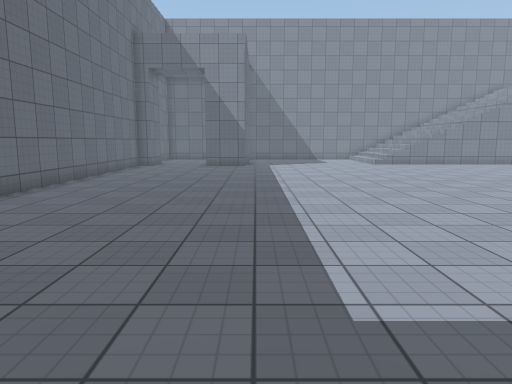
view 1 (above)

21 first-person views from a walk through a scene from a Unity 3-D project. The camera is 1.4 m above the floor, tilts 8° down and sees 70° across. The floor is counted in squares, 1 m on a side. Each view is taken from the middle of a square. On the plan, view 1 faces up. The plan holds only what a view shows up to about 16 squares ahead; the rest is blank. The player character is not drawn. Surface patterns are stand-ins for the level's own textures.

view 2
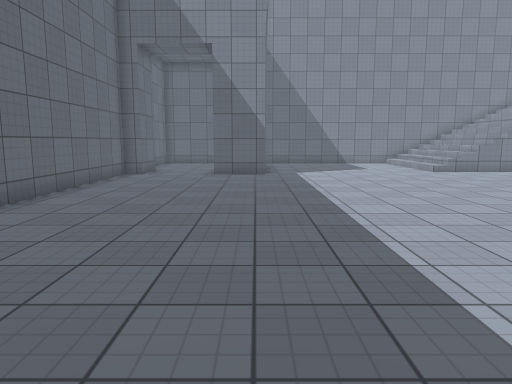

view 3
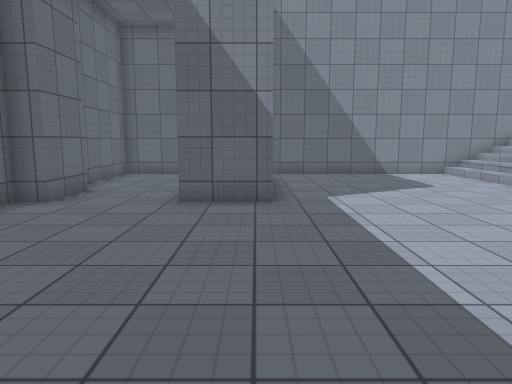

view 4
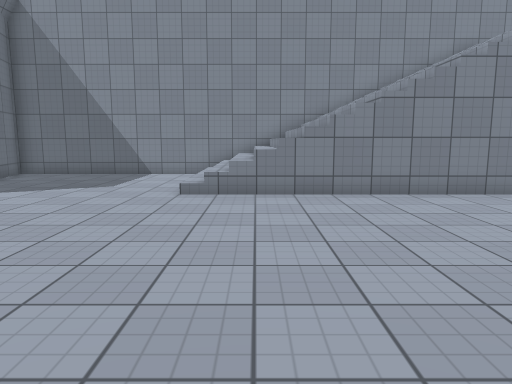

view 5
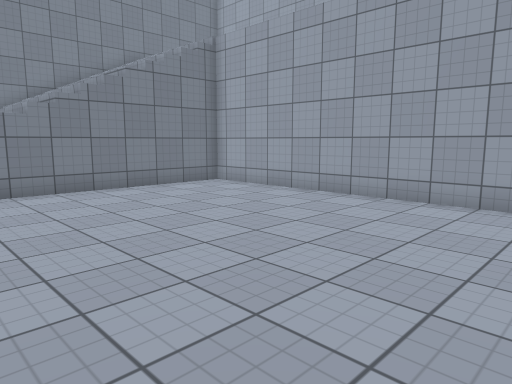

view 6
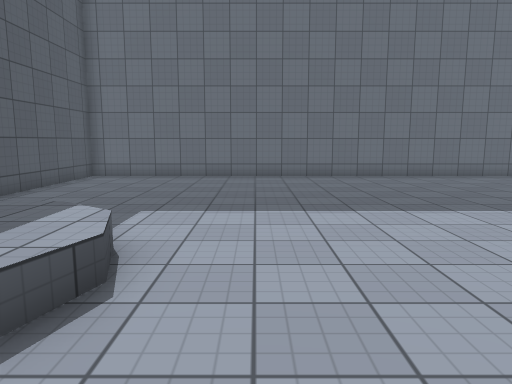

view 7
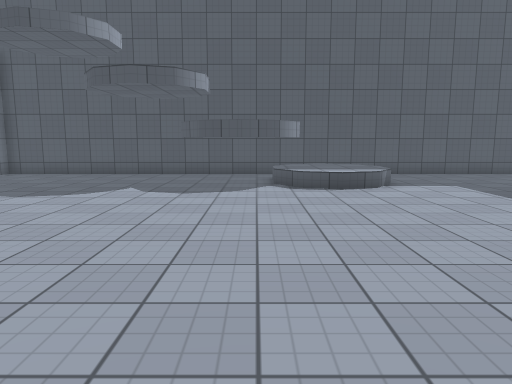

view 8
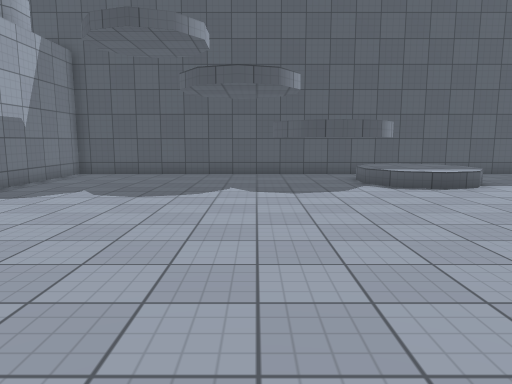

view 9
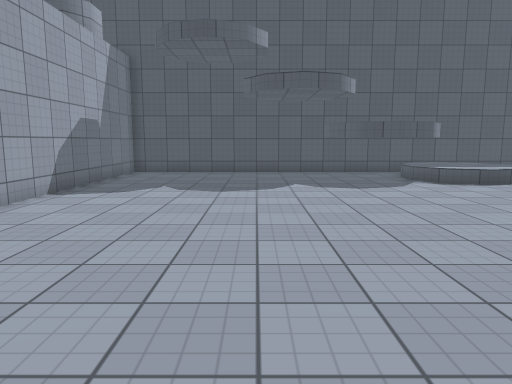

view 10
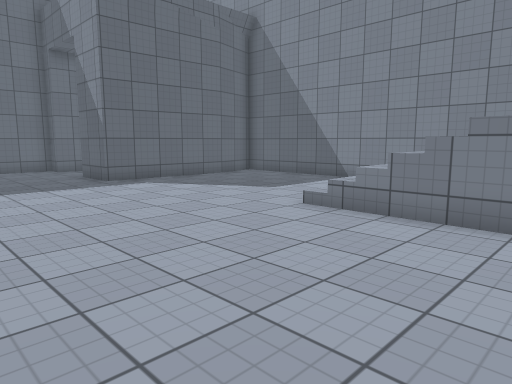

view 11
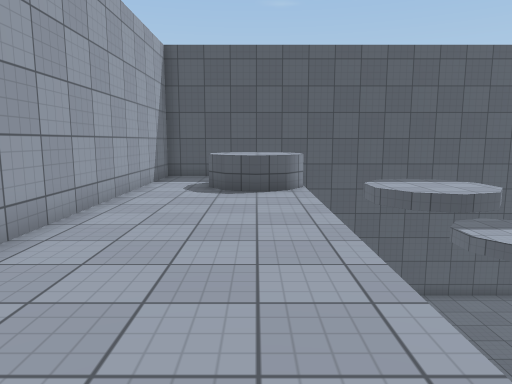

view 12
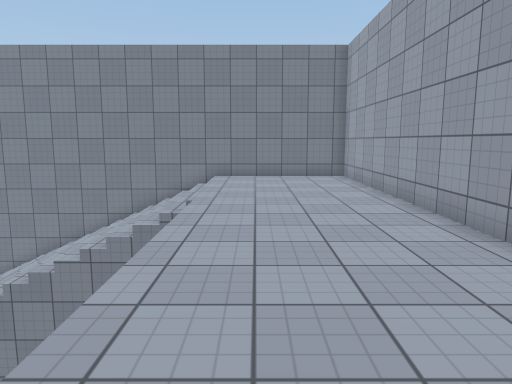

view 13
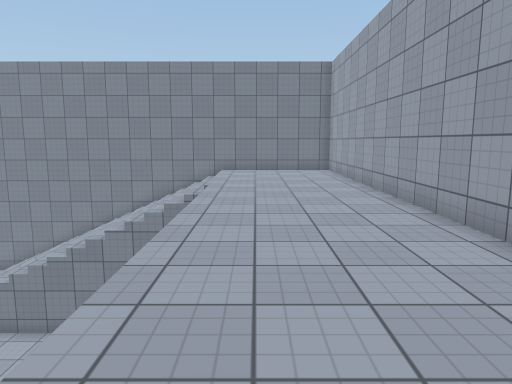

view 14
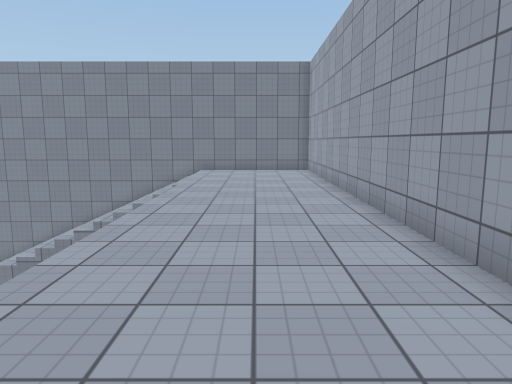

view 15
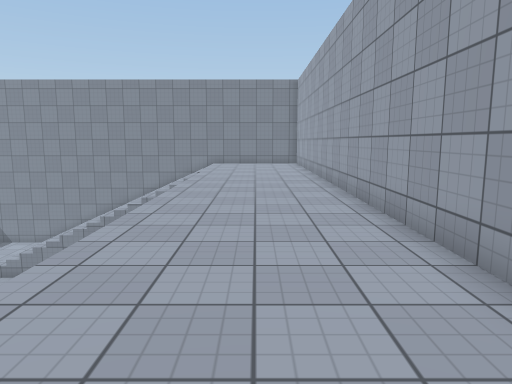

view 16
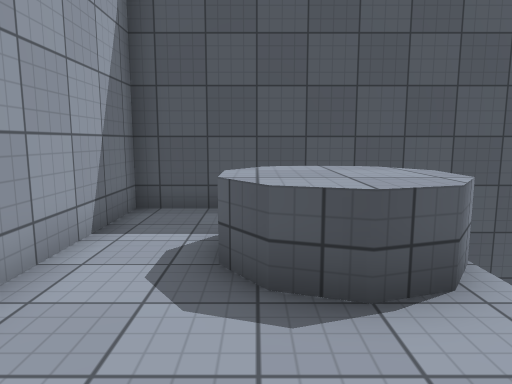

view 17
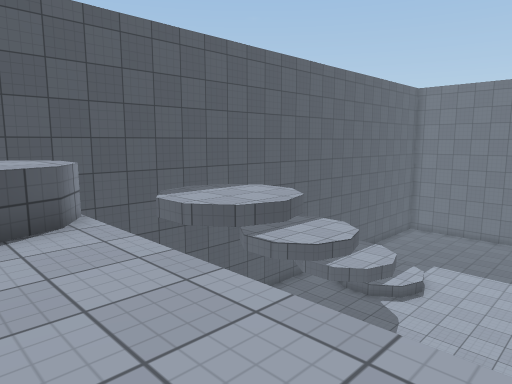

view 18
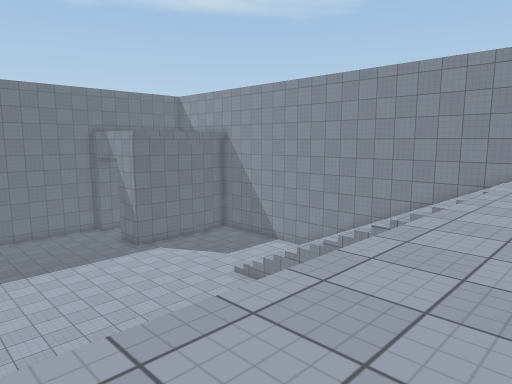

view 19
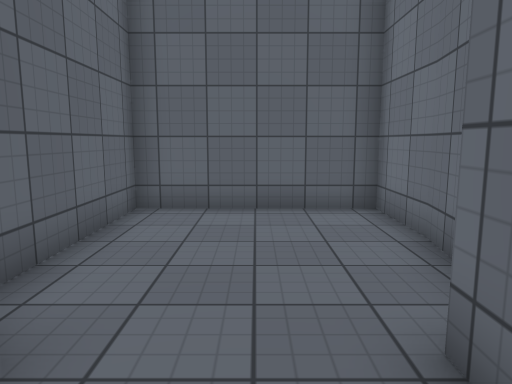

view 20
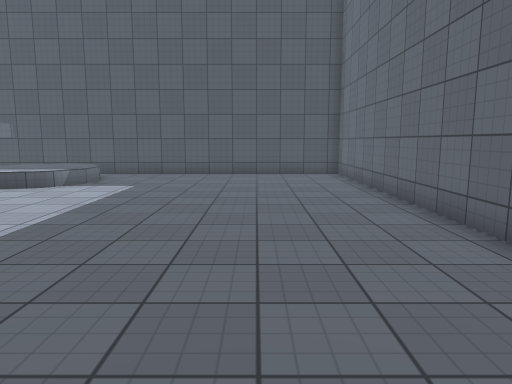

view 21
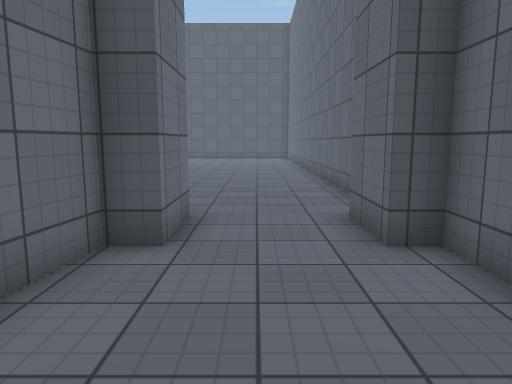

### Floor plan
Key: @ floor where view 1 was taken; # wall or solid block; . main floor; : floor 0.5 m higher than the main floor; + floor 5 m higher than the main floor; / step, stairs or slope; ^ raised ledge.
Columns run from 7 left of view 1 to 23 right of it. Each row starts with its distance up from view 1.
 28 ###############################
 27 #.....#.......///////////+++++#
 26 #.....#.......///////////+++++#
 25 #.....#.......///////////+++++#
 24 #....##.......///////////+++++#
 23 #....##.......///////////+++++#
 22 ##..###.......///////////+++++#
 21 ##..###..................+++++#
 20 ##...##..................+++++#
 19 #........................+++++#
 18 #........................+++++#
 17 #........................+++++#
 16 #........................+++++#
 15 #........................+++++#
 14 #........................+++++#
 13 #........................+++++#
 12 #........................+++++#
 11 #......................  +++++#
 10 #....................... +++++#
  9 #....................... +++++#
  8 #........................+++++#
  7 #........................+++++#
  6 #........................+++++#
  5 #........................+++++#
  4 #........................+++++#
  3 #........./::^###........#^+++#
  2 #.........:::^^ #........#^^++#
  1 #.........:::^  #........#^^++#
  0 #......@../::^  #........#^+++#
 -1 #..........  ............   ++#
 -2 ###############################

Positions as (right, up) in squares from view 1, and headings:
1: (0, 0), facing up
2: (-1, 5), facing up
3: (-1, 12), facing up
4: (9, 12), facing up
5: (9, 11), facing up-right
6: (8, 5), facing left
7: (7, 14), facing down
8: (10, 14), facing down
9: (12, 15), facing down
10: (12, 15), facing up-left
11: (19, 13), facing down
12: (19, 13), facing up
13: (19, 10), facing up
14: (20, 10), facing up
15: (20, 5), facing up
16: (20, 6), facing down
17: (20, 9), facing down-left
18: (20, 10), facing up-left
19: (-4, 20), facing up
20: (-3, 14), facing down
21: (-4, 27), facing down
